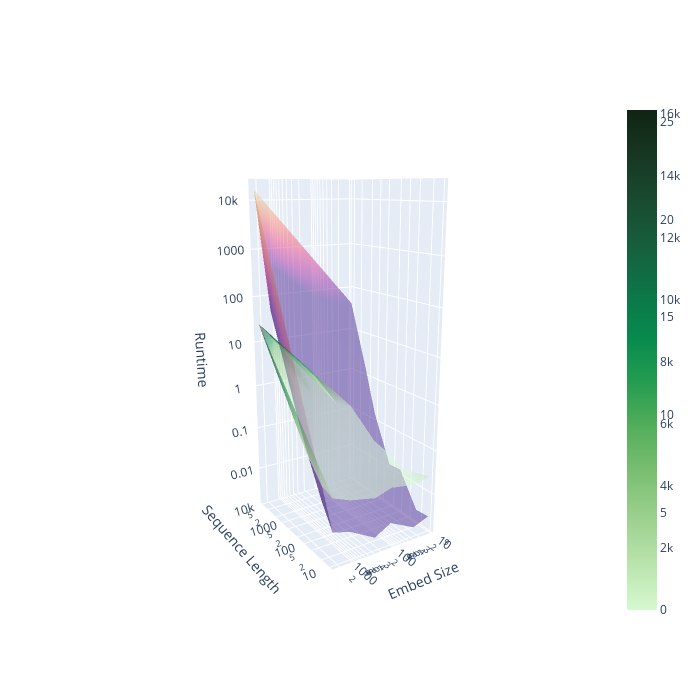

Write notebook code for a chart like this one.
### Markdown cell above
### Comparison

### Code cell
fig = go.Figure(
    data=[
        go.Mesh3d(
            x=df["N"], 
            y=df["E"], 
            z=df["T"], 
            intensity=df["T"], 
            colorscale="agsunset", 
            opacity=0.5,
            contour={"show":True},
        ),
        go.Mesh3d(
            x=df_co["N"], 
            y=df_co["E"], 
            z=df_co["T"], 
            intensity=df_co["T"], 
            colorscale="algae", 
            opacity=0.5,
        )
    ]
)
fig.update_layout(
    autosize=False,
    width=700,
    height=700,
    scene = dict(
        xaxis_title='Sequence Length',
        yaxis_title='Embed Size',
        zaxis_title='Runtime',
        xaxis_type="log", 
        yaxis_type="log",
        zaxis_type="log",
    ),
    
)
fig.show()
